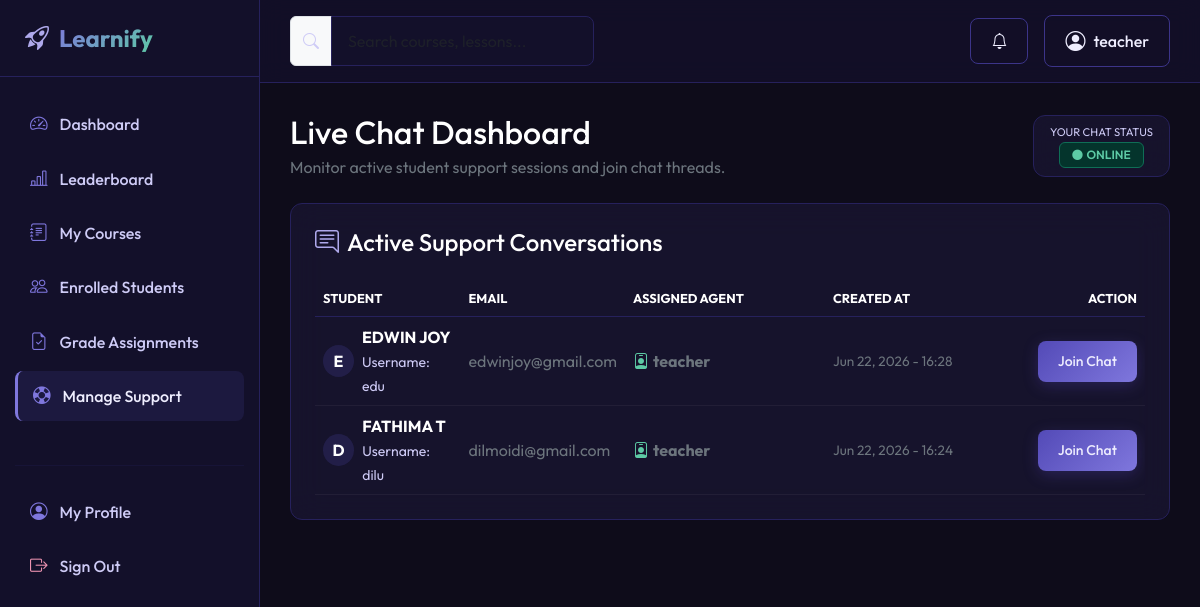
The page /support/chat/ (signed in) on the database its author committed.
### apps/accounts/models.py (models this page shows, shortened)
class User(AbstractUser):
    ROLE_CHOICES = (
        ('student', 'Student'),
        ('instructor', 'Instructor'),
        ('admin', 'Admin'),
    )
    role = models.CharField(max_length=15, choices=ROLE_CHOICES, default='student')
    profile_picture = models.ImageField(upload_to='profile_pictures/', blank=True, null=True)
    bio = models.TextField(blank=True, null=True)

class Student(models.Model):
    user = models.OneToOneField(User, on_delete=models.CASCADE, related_name='student_profile')
    phone = models.CharField(max_length=15, blank=True, null=True)

### apps/support/models.py (models this page shows, shortened)
class SupportAgent(models.Model):
    DEPARTMENT_CHOICES = (
        ('technical', 'Technical Support'),
        ('academic', 'Academic Support'),
        ('billing', 'Billing & Payment'),
        ('general', 'General Query'),
    )
    STATUS_CHOICES = (
        ('online', 'Online'),
        ('offline', 'Offline'),
        ('busy', 'Busy'),
    )
    user = models.OneToOneField(settings.AUTH_USER_MODEL, on_delete=models.CASCADE, related_name='support_agent_profile')
    department = models.CharField(max_length=50, choices=DEPARTMENT_CHOICES, default='general')
    status = models.CharField(max_length=20, choices=STATUS_CHOICES, default='offline')

class ChatRoom(models.Model):
    student = models.ForeignKey('accounts.Student', on_delete=models.CASCADE, related_name='chat_rooms')
    support_agent = models.ForeignKey(SupportAgent, on_delete=models.SET_NULL, null=True, blank=True, related_name='chat_rooms')
    created_at = models.DateTimeField(auto_now_add=True)
    class Meta:
        ordering = ['-created_at']

### apps/support/views.py (the view)
# urls.py: path('chat/', views.chat_home, name='chat_home'),
@login_required
def chat_home(request):
    user = request.user
    is_agent = hasattr(user, 'support_agent_profile')
    is_admin = user.role == 'admin' or user.is_superuser
    if is_agent or is_admin:
        agent, _ = SupportAgent.objects.get_or_create(
            user=user,
            defaults={'department': 'general', 'status': 'online'}
        )
        rooms = ChatRoom.objects.all().select_related('student__user', 'support_agent__user')
        return render(request, 'support/agent_chat_dashboard.html', {
            'rooms': rooms,
            'agent': agent
        })
    else:
        if not hasattr(user, 'student_profile'):
            messages.error(request, "Only students can access chat support.")
            return redirect('dashboard')
        room, created = ChatRoom.objects.get_or_create(student=user.student_profile)
        return redirect('support:chat_room_view', room_id=room.id)

### apps/notifications/context_processors.py (called while the page is built)
def unread_notifications(request):
    if request.user.is_authenticated:
        unread = Notification.objects.filter(user=request.user, is_read=False)
        return {
            'unread_notifications': unread,
            'unread_notifications_count': unread.count()
        }
    return {
        'unread_notifications': [],
        'unread_notifications_count': 0
    }

### templates/support/agent_chat_dashboard.html (shortened to what this page needs)
{% extends 'base.html' %}
{% load static %}
{% block content %}
<div class="container-fluid px-0">
    <div class="d-flex align-items-center justify-content-between mb-4">
        <div>
            <h2 class="text-white mb-1">Live Chat Dashboard</h2>
            <p class="text-secondary mb-0">Monitor active student support sessions and join chat threads.</p>
        </div>
        <div class="card glass-card p-2 px-3 text-center d-flex flex-row align-items-center gap-3">
            <div>
                <span class="text-muted d-block" style="font-size: 0.7rem; text-transform: uppercase;">Your Chat Status</span>
                <span class="badge badge-custom badge-teal text-uppercase"><i class="bi bi-circle-fill me-1" style="font-size: 0.65rem;"></i>{{ agent.get_status_display }}</span>
            </div>
        </div>
    </div>
    <div class="card glass-card p-4">
        <h4 class="text-white mb-4"><i class="bi bi-chat-right-text text-purple me-2"></i>Active Support Conversations</h4>
        <div class="table-responsive">
            <table class="table table-dark table-hover align-middle mb-0" style="--bs-table-bg: transparent;">
                <thead>
                    <tr class="text-muted" style="font-size: 0.8rem; border-bottom: 1px solid var(--border-default);">
                        <th scope="col">STUDENT</th>
                        <th scope="col">EMAIL</th>
                        <th scope="col" style="width: 200px;">ASSIGNED AGENT</th>
                        <th scope="col" style="width: 180px;">CREATED AT</th>
                        <th scope="col" style="text-align: right; width: 140px;">ACTION</th>
                    </tr>
                </thead>
                <tbody>
                    {% for room in rooms %}
                        <tr style="border-bottom: 1px solid rgba(255,255,255,0.05);">
                            <td>
                                <div class="d-flex align-items-center gap-2">
                                    <div class="rounded-circle d-flex align-items-center justify-content-center" style="width: 32px; height: 32px; background: rgba(99,102,241,0.15); color: var(--color-primary); font-weight: 700;">
                                        {{ room.student.user.username|slice:":1"|upper }}
                                    </div>
                                    <div>
                                        <span class="text-white fw-bold d-block">{{ room.student.user.get_full_name|default:room.student.user.username }}</span>
                                        <small class="text-muted">Username: {{ room.student.user.username }}</small>
                                    </div>
                                </div>
                            </td>
                            <td class="text-secondary">{{ room.student.user.email }}</td>
                            <td class="text-secondary fw-bold">
                                {% if room.support_agent %}
                                    <i class="bi bi-person-badge text-teal me-1"></i>{{ room.support_agent.user.username }}
                                {% else %}
                                    <span class="text-muted"><i class="bi bi-person-dash me-1"></i>Unassigned</span>
                                {% endif %}
                            </td>
                            <td class="text-secondary" style="font-size: 0.85rem;">{{ room.created_at|date:"M d, Y - H:i" }}</td>
                            <td style="text-align: right;">
                                <a href="{% url 'support:chat_room_view' room.id %}" class="btn btn-premium btn-sm">
                                    Join Chat
                                </a>
                            </td>
                        </tr>
                    {% endfor %}
                </tbody>
            </table>
        </div>
    </div>
</div>
{% endblock %}

### templates/navbar.html (shortened to what this page needs)
{% load static %}
<header class="top-navbar d-flex align-items-center justify-content-between">
    <div class="d-flex align-items-center gap-3">
        <form class="d-none d-md-flex align-items-center" action="{% url 'courses:course_list' %}" method="get">
            <div class="input-group">
                <span class="input-group-text bg-sidebar border-default text-muted">
                    <i class="bi bi-search"></i>
                </span>
                <input type="text" name="search" class="form-control bg-sidebar border-default text-primary" placeholder="Search courses, lessons..." value="{{ request.GET.search|default:'' }}">
            </div>
        </form>
    </div>
    <div class="d-flex align-items-center gap-3">
        {% if user.is_authenticated %}
            <div class="dropdown">
                <button class="btn btn-outline-premium position-relative" type="button" id="notifDropdown" data-bs-toggle="dropdown" aria-expanded="false">
                    <i class="bi bi-bell"></i>
                </button>
            </div>
            <div class="dropdown">
                <button class="btn btn-outline-premium d-flex align-items-center gap-2" type="button" id="profileDropdown" data-bs-toggle="dropdown" aria-expanded="false">
                    {% if user.profile_picture %}
                        <img src="{{ user.profile_picture.url }}" alt="Profile" class="rounded-circle" style="width: 28px; height: 28px; object-fit: cover;">
                    {% else %}
                        <i class="bi bi-person-circle fs-5"></i>
                    {% endif %}
                    <span class="d-none d-sm-inline">{{ user.username }}</span>
                </button>
            </div>
        {% else %}
            <a href="{% url 'accounts:login' %}" class="btn btn-outline-premium">Sign In</a>
            <a href="{% url 'accounts:register' %}" class="btn btn-premium">Get Started</a>
        {% endif %}
    </div>
</header>

### static/css/style.css (style rules this page uses)
:root { --bg-page: #0e0c1a; --bg-sidebar: #13102a; --bg-card: #1c1836; --border-default: #26215c; --border-strong: #3c3489; --text-primary: #eeedfe; --text-secondary: #cecbf6; --text-muted: #534ab7; --purple-main: #534ab7; --purple-accent: #7f77dd; --purple-soft: #afa9ec; --teal-bg: #04342c; --teal-border: #0f6e56; --teal-main: #5dcaa5; --teal-light: #9fe1cb; --amber-bg: #412402; --amber-border: #854f0b; --amber-main: #ef9f27; --amber-light: #fac775; --pink-bg: #4b1528; --pink-border: #993556; --pink-main: #ed93b1; --pink-light: #f4c0d1; --transition-speed: 0.3s; }
body { background-color: var(--bg-page); color: var(--text-primary); font-family: 'Outfit', sans-serif; overflow-x: hidden; }
a { color: var(--purple-soft); text-decoration: none; transition: color var(--transition-speed) ease; }
.top-navbar { background: rgba(19, 16, 42, 0.85); backdrop-filter: blur(12px); -webkit-backdrop-filter: blur(12px); border-bottom: 1px solid var(--border-default); position: sticky; top: 0; z-index: 998; padding: 15px 30px; }
.glass-card { background: rgba(28, 24, 54, 0.65); backdrop-filter: blur(16px); -webkit-backdrop-filter: blur(16px); border: 1px solid var(--border-default); border-radius: 12px; color: var(--text-primary); transition: transform var(--transition-speed) ease, border-color var(--transition-speed) ease, box-shadow var(--transition-speed) ease; }
.text-teal { color: var(--teal-main) !important; }
.badge-teal { background-color: var(--teal-bg); color: var(--teal-main); border: 1px solid var(--teal-border); }
.text-purple { color: var(--purple-soft) !important; }
.btn-premium { background: linear-gradient(135deg, var(--purple-main), var(--purple-accent)); border: none; color: var(--text-primary); font-weight: 500; padding: 10px 20px; border-radius: 8px; box-shadow: 0 4px 15px rgba(83, 74, 183, 0.3); transition: all var(--transition-speed) ease; }
.btn-outline-premium { background: transparent; border: 1px solid var(--border-strong); color: var(--text-primary); font-weight: 500; padding: 10px 20px; border-radius: 8px; transition: all var(--transition-speed) ease; }
.form-control, .form-select { background-color: #13102a; border: 1px solid var(--border-default); color: var(--text-primary); border-radius: 8px; padding: 12px 16px; transition: border-color var(--transition-speed) ease, box-shadow var(--transition-speed) ease; }
.badge-custom { padding: 6px 12px; font-weight: 600; border-radius: 6px; font-size: 0.75rem; }
.text-muted { color: var(--text-secondary) !important; }

### rows shown on the page
User: username "teacher"
SupportAgent: status "ONLINE"
ChatRoom: student.user.username "E", student.user.get_full_name "EDWIN JOY", student.user.username "edu", student.user.email "edwinjoy@gmail.com", support_agent.user.username "teacher", created_at "Jun 22, 2026 - 16:28"
ChatRoom: student.user.username "D", student.user.get_full_name "FATHIMA T", student.user.username "dilu", student.user.email "dilmoidi@gmail.com", support_agent.user.username "teacher", created_at "Jun 22, 2026 - 16:24"
